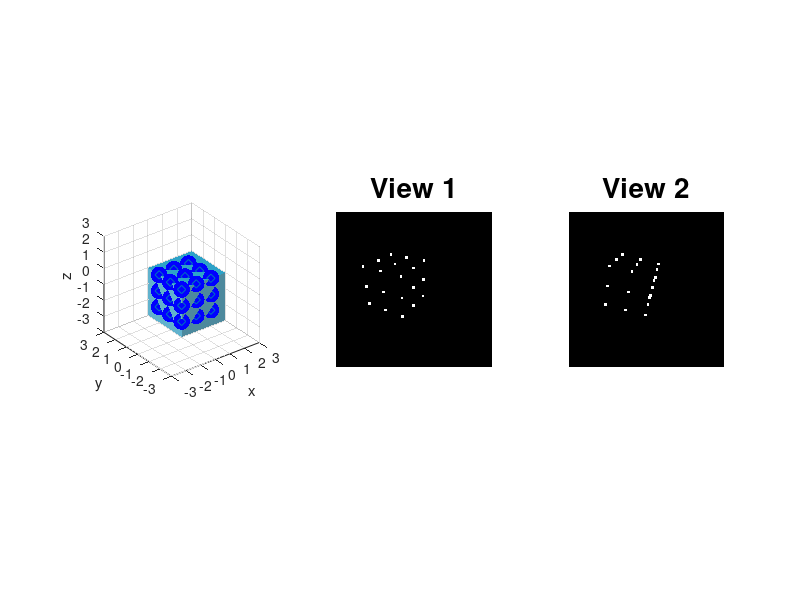
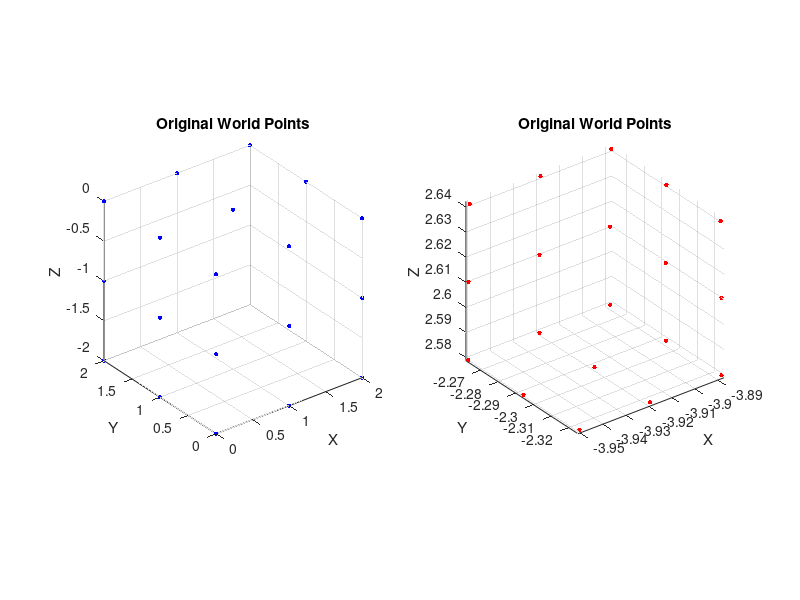

The MATLAB script that drew these images, in order:
clear all; close all; clc;
%% Definitions
rng(1);
L = 300;
I1 = zeros(L,L);
noiseCoef = 3;
f=L;
u0 = L/2;
v0 = L/2;

K = [f 0 u0;
    0 f v0;
    0 0 1];

DEG_TO_RAD = pi/180;

%% World Coordinates
P_W=[0	2	0	1;
    0	1	0	1;
    0	0	0	1;
    0	2	-1	1;
    0	1	-1	1;
    0	0	-1	1;
    0	2	-2	1;
    0	1	-2	1;
    0	0	-2	1;
    1	0	0	1;
    2	0	0	1;
    1	0	-1	1;
    2	0	-1	1;
    1	0	-2	1;
    2	0	-2	1;
    1	1	0	1;
    2	1	0	1;
    1	2	0	1;
    2	2	0	1];

P_W = P_W';
NPTS = size(P_W,2); %Number of points

%% Visualization   
figure;
subplot(1,3,1)
wally = meshgrid(0:0.1:3); 
wallz = meshgrid(-3:0.1:0); 
wallx = 0*ones(size(wallz,1));
surf(wallx, wally, wallz','FaceColor',(1/255)*[97 178 205],'EdgeColor','none') 
hold on
wallx = meshgrid(0:0.1:3); 
wallz = meshgrid(-3:0.1:0); 
wally = 0*ones(size(wallz,1));
surf(wallx, wally, wallz','FaceColor',(1/255)*[77 137 157],'EdgeColor','none')
wallx = meshgrid(0:0.1:3); 
wally = meshgrid(0:0.1:3); 
wallz = zeros(size(wally,1));
surf(wallx, wally', wallz,'FaceColor',(1/255)*[45 162 200],'EdgeColor','none')
plot3(P_W(1,:),P_W(2,:),P_W(3,:),'b.','MarkerSize',36);
axis equal;
grid on
axis vis3d;
axis([-3 3 -3 3 -3 3])
xlabel('x')
ylabel('y')
zlabel('z')
plot3(P_W(1,:),P_W(2,:),P_W(3,:),'d');
%title('Original World Points','FontSize',20)

%% Camera Transformation for View 1
ax = 120 * DEG_TO_RAD;
ay = 0 *DEG_TO_RAD;
az = 60 * DEG_TO_RAD;

Rx = [1 0 0;
      0 cos(ax) -sin(ax);
      0 sin(ax) cos(ax)];
Ry = [cos(ay)  0  sin(ay);
           0   1     0;
      -sin(ay) 0  cos(ay)];
Rz = [cos(az) -sin(az) 0;
      sin(az) cos(az)  0;
      0          0     1];
  
Rc1 = Rx*Ry*Rz;
Tc1 = [0;0;5];
M = [Rc1 Tc1];

p1 = K*(M * P_W);

noise1 = noiseCoef*rand(3,NPTS)-(noiseCoef/2);
noise1(3,:)=1;
p1 = p1 + noise1;

u1(1,:) = p1(1,:) ./ p1(3,:);
u1(2,:) = p1(2,:) ./ p1(3,:);
u1(3,:) = p1(3,:) ./ p1(3,:);

for i=1:length(u1)
    x = round(u1(1,i)); y=round(u1(2,i));
    I1(y-2:y+2, x-2:x+2) = 255;
end

subplot(1,3,2), imshow(I1, []), title('View 1', 'FontSize',20);
%% Camera Transformation for View 2

ax = 0 * DEG_TO_RAD;
ay = -25 *DEG_TO_RAD;
az = 0 * DEG_TO_RAD;

Rx = [1 0 0;
      0 cos(ax) -sin(ax);
      0 sin(ax) cos(ax)];
Ry = [cos(ay)  0  sin(ay);
           0   1     0;
      -sin(ay) 0  cos(ay)];
Rz = [cos(az) -sin(az) 0;
      sin(az) cos(az)  0;
      0          0     1];

Rc2c1 = Rx*Ry*Rz;

Tc2c1 = [3;0;1];
Hc1 = [Rc1 Tc1; 0 0 0 1];
Hc2c1 = [Rc2c1 Tc2c1; 0 0 0 1];
Hc2 = Hc2c1*Hc1;

Rc2 = Hc2(1:3,1:3);
Tc2 = Hc2(1:3,4);

M = [Rc2 Tc2];

I2 = zeros(L,L);
p2 = K*(M*P_W);

noise2 = noiseCoef*rand(3,NPTS)-(noiseCoef/2);
noise2(3,:)=1;
p2 = p2 + noise2;

u2(1,:) = p2(1,:) ./ p2(3,:);
u2(2,:) = p2(2,:) ./ p2(3,:);
u2(3,:) = p2(3,:) ./ p2(3,:);

for i=1:length(u2)
    x = round(u2(1,i)); y=round(u2(2,i));
    I2(y-2:y+2, x-2:x+2) = 255;
end

subplot(1,3,3), imshow(I2, []), title('View 2', 'FontSize',20);

t = Tc2c1;
T_skew = [0 -t(3) t(2); t(3) 0 -t(1); -t(2) t(1) 0];
Etrue = T_skew*Rc2c1;

%% Conversion of pixel points

p1 = inv(K)*u1;
p2 = inv(K)*u2;

%% Estimated variables in Lab#8

E = [0.0019 -0.3304  0.0018; 
    -0.1104  0.0027 -0.9939;
    -0.0045  0.9438  0.0040];

R = [0.9016  0.0030  -0.4325;
    -0.0019   1.000   0.0029;
     0.4326 -0.0018   0.9016];

T = [0.9438; 0.0030; 0.3304];

%% Lab#9 Assignment starts here.
x1 = p1;
x2 = p2;


MA = zeros(57,20);

for i = 1:19
    MA(i*3-2:i*3,i) = [0 -x2(3,i) x2(2,i) ; x2(3,i) 0 -x2(1,i) ; -x2(2,i) x2(1,i) 0]*R*x1(:,i);
    MA(i*3-2:i*3,20) = [0 -x2(3,i) x2(2,i) ; x2(3,i) 0 -x2(1,i) ; -x2(2,i) x2(1,i) 0]*T;
end

[Uest, Sest ,Vest] = svd(MA'*MA);
lambda = Vest(:,end);

A = zeros(4,19);
for i=1:19

   A(1,i) = x1(1,i)*lambda(i);
   A(2,i) = x1(2,i)*lambda(i);
   A(3,i) = x1(3,i)*lambda(i);
   A(4,i) = 1;
   
end

A = inv(Hc1)*A;

%% Plot the 3D points

figure

subplot(1,2,1)
plot3(P_W(1,:),P_W(2,:),P_W(3,:),'b.','MarkerSize',10)
axis equal, grid on, axis vis3d
xlabel('X') 
ylabel('Y')
zlabel('Z')
title('Original World Points')


%Plot your reconstructed world points here.


subplot(1,2,2)
plot3(A(1,:),A(2,:),A(3,:),'r.','MarkerSize',10)
axis equal, grid on, axis vis3d
xlabel('X') 
ylabel('Y')
zlabel('Z')
title('Original World Points')